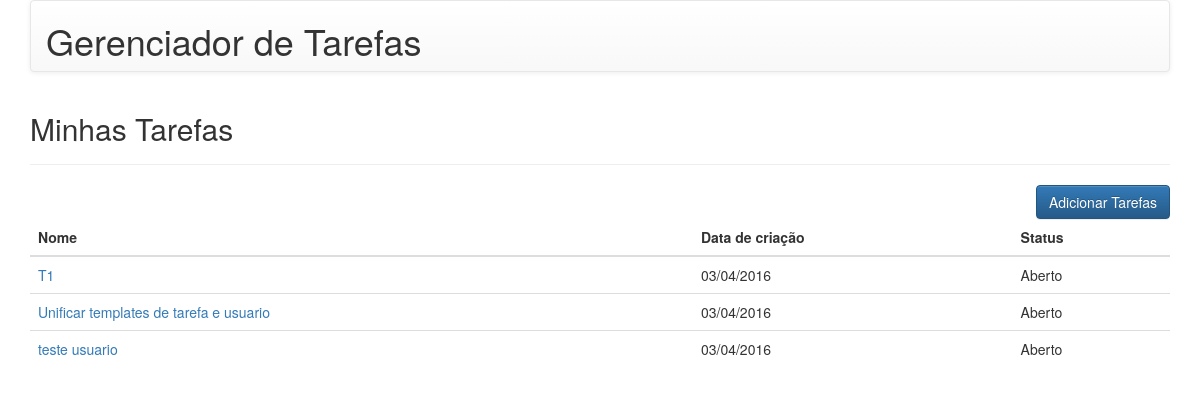
The app's page /todo/tarefas/ (signed in) with its own data.
### todo/models.py (models this page shows)
class Tarefa(Model):
    nome = CharField(max_length=50)
    descricao = TextField(verbose_name='descrição')
    data_criacao = DateField(auto_now_add=True, verbose_name='data de criação')
    data_execucao = DateField(null=True, blank=True, verbose_name='data de execução')
    executado = BooleanField(default=False)
    usuario = ForeignKey(User, verbose_name="usuário")
    class Meta:
        ordering = ['-data_criacao', 'executado']

### todo/views.py (the view)
class TarefasView(ArchiveIndexView):
    model = Tarefa
    date_field = 'data_criacao'

### todo/templates/todo/tarefa_archive.html
{% extends 'base.html' %}
{% block conteudo %}
<div class="page-header">
    <h2>Minhas Tarefas</h2>
</div>
<a class="btn btn-primary pull-right" href="criar/">Adicionar Tarefas</a>
<table class="table">
    <thead>
        <tr>
            <th>Nome</th>
            <th>Data de criação</th>
            <th>Status</th>
        </tr>
    </thead>
    <tbody>
        {% for item in latest %}
            <tr>
                <td><a href="{{ item.pk }}/">{{ item.nome }}</a></td>
                <td>{{ item.data_criacao|date:"d/m/Y" }}</td>
                <td>{% if item.executado %}Finalizado{% else %}Aberto{% endif %}
                </td>
            </tr>
        {% endfor %}
    </tbody>
</table>
{% endblock %}

### records on screen
Tarefa: nome "T1", data_criacao "03/04/2016", executado "Aberto"
Tarefa: nome "Unificar templates de tarefa e usuario", data_criacao "03/04/2016", executado "Aberto"
Tarefa: nome "teste usuario", data_criacao "03/04/2016", executado "Aberto"
